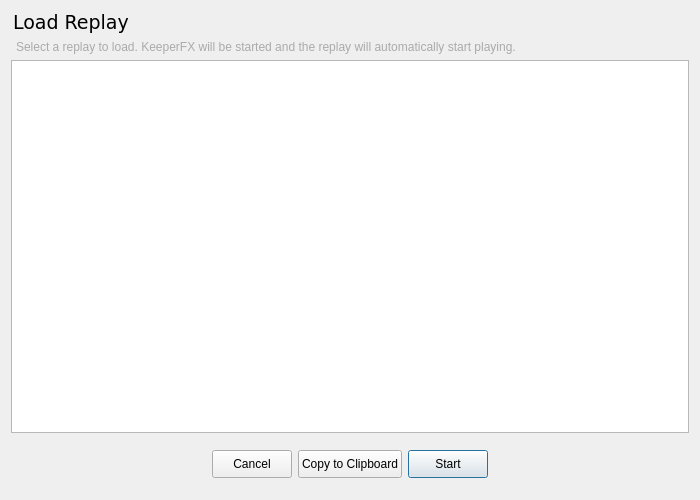
<?xml version="1.0" encoding="UTF-8"?>
<ui version="4.0">
 <class>LoadReplayDialog</class>
 <widget class="QDialog" name="LoadReplayDialog">
  <property name="windowModality">
   <enum>Qt::WindowModality::WindowModal</enum>
  </property>
  <property name="geometry">
   <rect>
    <x>0</x>
    <y>0</y>
    <width>700</width>
    <height>500</height>
   </rect>
  </property>
  <property name="windowTitle">
   <string comment="Dialog Title">Load Replay</string>
  </property>
  <property name="windowIcon">
   <iconset resource="../resources.qrc">
    <normaloff>:/res/img/horny-face.png</normaloff>:/res/img/horny-face.png</iconset>
  </property>
  <layout class="QVBoxLayout" name="verticalLayout">
   <item>
    <widget class="QLabel" name="titleLabel">
     <property name="font">
      <font>
       <family>Verdana</family>
       <pointsize>14</pointsize>
      </font>
     </property>
     <property name="text">
      <string comment="Header">Load Replay</string>
     </property>
     <property name="margin">
      <number>7</number>
     </property>
     <property name="indent">
      <number>2</number>
     </property>
    </widget>
   </item>
   <item>
    <widget class="QLabel" name="infoLabel">
     <property name="styleSheet">
      <string notr="true">QLabel {
 color: #AAA;
}</string>
     </property>
     <property name="text">
      <string comment="Information Label">Select a replay to load. KeeperFX will be started and the replay will automatically start playing.</string>
     </property>
     <property name="wordWrap">
      <bool>true</bool>
     </property>
     <property name="margin">
      <number>5</number>
     </property>
     <property name="indent">
      <number>5</number>
     </property>
    </widget>
   </item>
   <item>
    <widget class="QTableWidget" name="tableWidget">
     <property name="styleSheet">
      <string notr="true">QTableWidget { outline: 0; }
QTableView::item { padding: 4px 8px; }</string>
     </property>
     <property name="editTriggers">
      <set>QAbstractItemView::EditTrigger::NoEditTriggers</set>
     </property>
     <property name="showDropIndicator" stdset="0">
      <bool>false</bool>
     </property>
     <property name="sortingEnabled">
      <bool>true</bool>
     </property>
    </widget>
   </item>
   <item>
    <widget class="QWidget" name="buttonsWidget" native="true">
     <property name="minimumSize">
      <size>
       <width>0</width>
       <height>50</height>
      </size>
     </property>
     <layout class="QHBoxLayout" name="horizontalLayout_2">
      <item>
       <spacer name="horizontalSpacer">
        <property name="orientation">
         <enum>Qt::Orientation::Horizontal</enum>
        </property>
        <property name="sizeHint" stdset="0">
         <size>
          <width>40</width>
          <height>20</height>
         </size>
        </property>
       </spacer>
      </item>
      <item>
       <widget class="QPushButton" name="cancelButton">
        <property name="minimumSize">
         <size>
          <width>0</width>
          <height>28</height>
         </size>
        </property>
        <property name="text">
         <string comment="Button">Cancel</string>
        </property>
        <property name="icon">
         <iconset theme="QIcon::ThemeIcon::EditClear"/>
        </property>
        <property name="autoDefault">
         <bool>false</bool>
        </property>
       </widget>
      </item>
      <item>
       <widget class="QPushButton" name="copyButton">
        <property name="minimumSize">
         <size>
          <width>0</width>
          <height>28</height>
         </size>
        </property>
        <property name="text">
         <string comment="Button">Copy to Clipboard</string>
        </property>
        <property name="icon">
         <iconset theme="QIcon::ThemeIcon::EditCopy"/>
        </property>
       </widget>
      </item>
      <item>
       <widget class="QPushButton" name="startButton">
        <property name="minimumSize">
         <size>
          <width>0</width>
          <height>28</height>
         </size>
        </property>
        <property name="text">
         <string comment="Button">Start</string>
        </property>
        <property name="icon">
         <iconset theme="QIcon::ThemeIcon::MediaPlaybackStart"/>
        </property>
        <property name="autoDefault">
         <bool>false</bool>
        </property>
        <property name="default">
         <bool>true</bool>
        </property>
       </widget>
      </item>
      <item>
       <spacer name="horizontalSpacer_2">
        <property name="orientation">
         <enum>Qt::Orientation::Horizontal</enum>
        </property>
        <property name="sizeHint" stdset="0">
         <size>
          <width>40</width>
          <height>20</height>
         </size>
        </property>
       </spacer>
      </item>
     </layout>
    </widget>
   </item>
  </layout>
 </widget>
 <resources>
  <include location="../resources.qrc"/>
 </resources>
 <connections/>
</ui>
